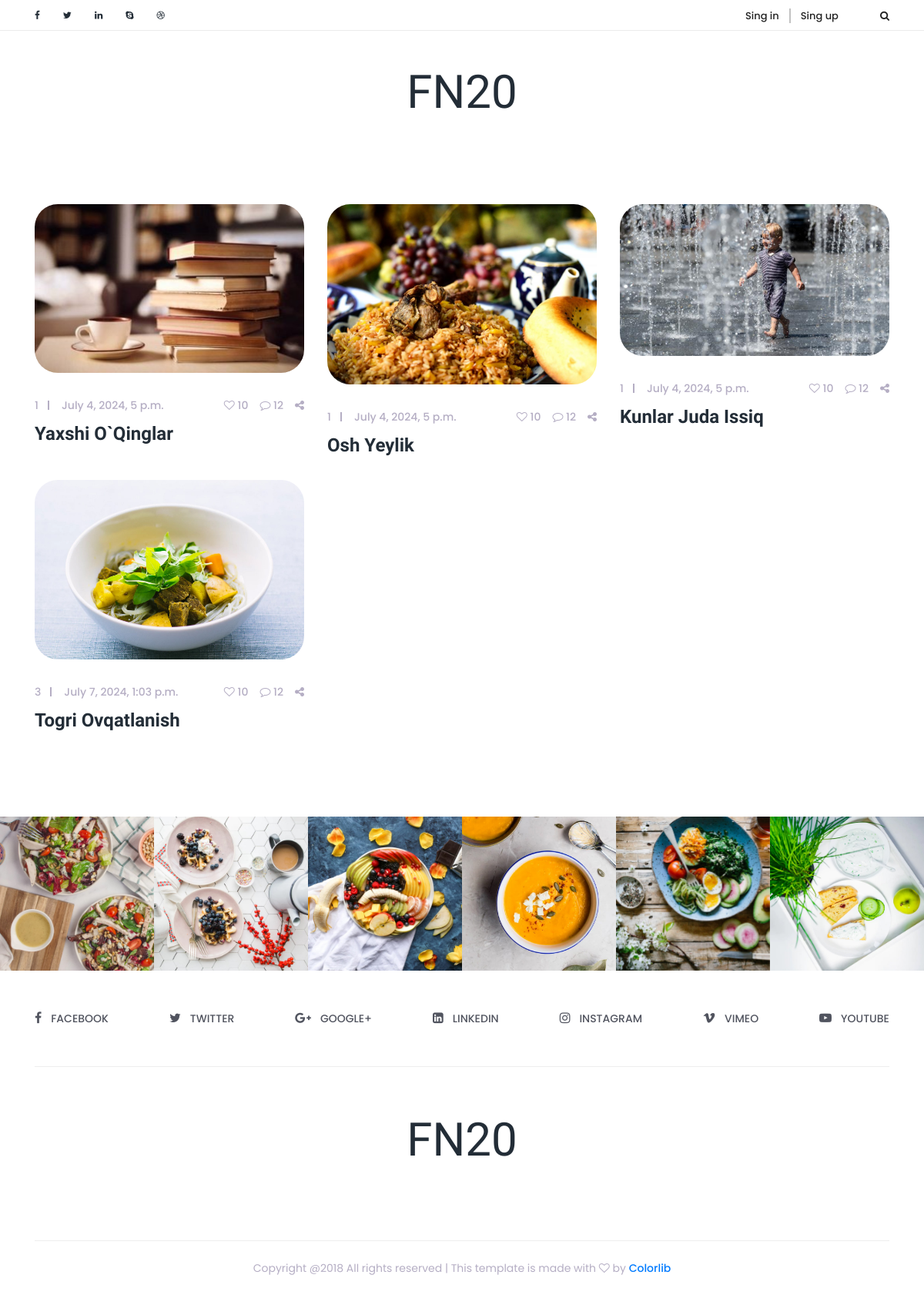
Before: / with the older database file.
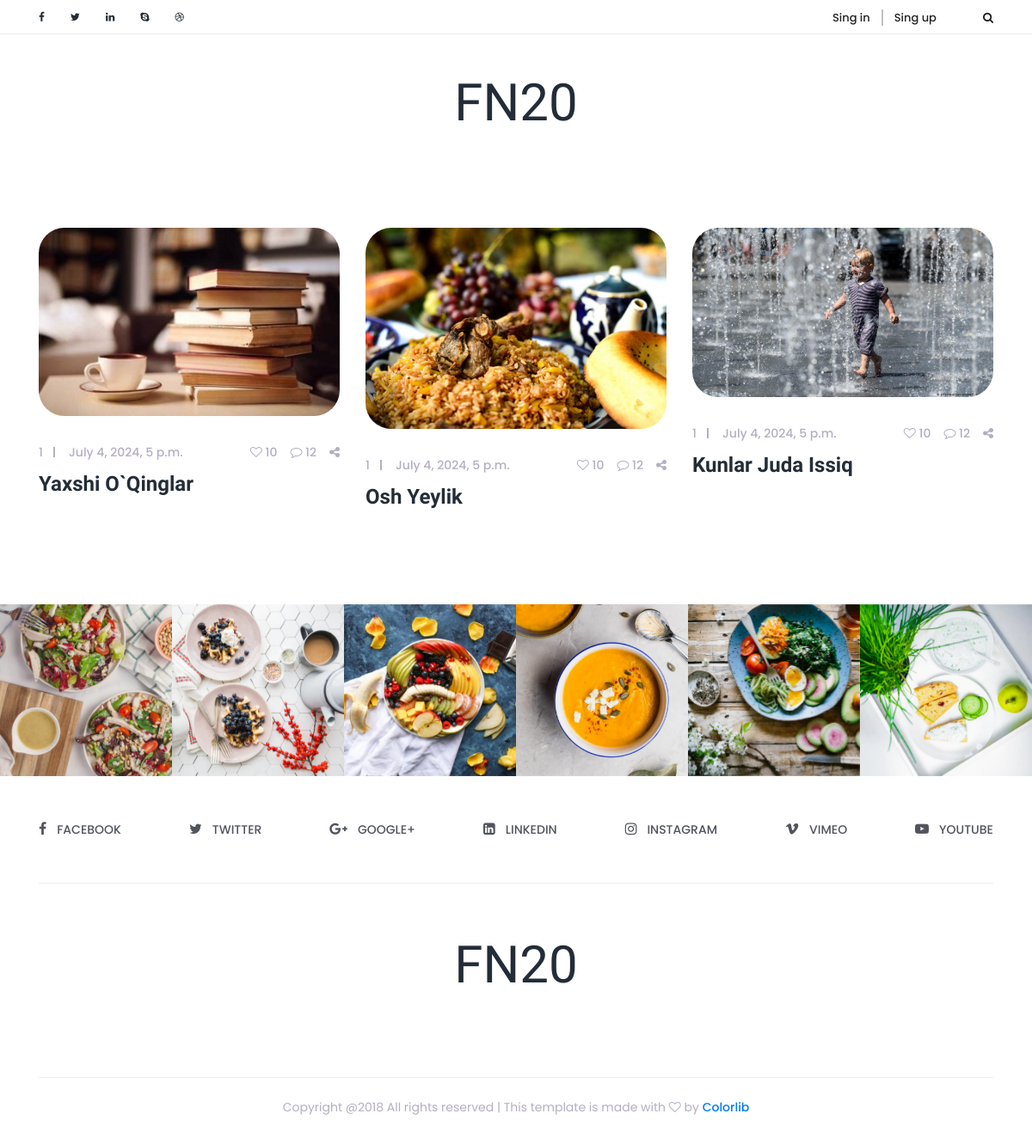
After: the same page with the newer database file.
### main/models.py (models this page shows, shortened)
class Blog(models.Model):
    author = models.ForeignKey(User, on_delete=models.CASCADE)
    title = models.CharField(max_length=255)
    body = models.TextField()
    create_at = models.DateTimeField(auto_now_add=True)
    @property
    def last_img(self):
        return BlogImg.objects.filter(blog__id = self.id).last().img

class BlogImg(models.Model):
    img = models.ImageField(upload_to='blog-img/')
    blog = models.ForeignKey(Blog, on_delete=models.CASCADE)

### main/views.py (the view)
# urls.py: path('', views.blogs, name='index'),
def blogs(request):
    posts = models.Blog.objects.all()
    context = {
        'posts':posts
    }
    return render(request, 'blogs.html', context)

### templates/blogs.html (shortened to what this page needs)
<!DOCTYPE html>
<html lang="en">
{% load static %}
<head>
    <link href="{% static 'style.css' %}" rel="stylesheet">
    <link href="{% static 'css/responsive/responsive.css' %}" rel="stylesheet">
</head>
<body>
    <div class="top_header_area">
        <div class="container">
            <div class="row">
                <div class="col-5 col-sm-6">
                    <div class="top_social_bar">
                        <a href="#"><i class="fa fa-facebook" aria-hidden="true"></i></a>
                        <a href="#"><i class="fa fa-twitter" aria-hidden="true"></i></a>
                        <a href="#"><i class="fa fa-linkedin" aria-hidden="true"></i></a>
                        <a href="#"><i class="fa fa-skype" aria-hidden="true"></i></a>
                        <a href="#"><i class="fa fa-dribbble" aria-hidden="true"></i></a>
                    </div>
                </div>
                <div class="col-7 col-sm-6">
                    <div class="signup-search-area d-flex align-items-center justify-content-end">
                        <div class="login_register_area d-flex">
                            <div class="login">
                                <a href="register.html">Sing in</a>
                            </div>
                            <div class="register">
                                <a href="register.html">Sing up</a>
                            </div>
                        </div>
                        <div class="search_button">
                            <a class="searchBtn" href="#"></a>
                        </div>
                    </div>
                </div>
            </div>
        </div>
    </div>
    <header class="header_area">
        <div class="container">
            <div class="row">
                <div class="col-12">
                    <div class="logo_area text-center">
                        <a href="#" class="yummy-logo">FN20</a>
                    </div>
                </div>
            </div>
        </div>
    </header>
    <section class="archive-area section_padding_80">
        <div class="container">
            <div class="row">
                {% for post in posts %}
                <div class="col-12 col-md-6 col-lg-4">
                    <div class="single-post wow fadeInUp" data-wow-delay="1.2s">
                        <div class="post-thumb">
                            <img src="{{post.last_img.url}}" alt="">
                        </div>
                        <div class="post-content">
                            <div class="post-meta d-flex">
                                <div class="post-author-date-area d-flex">
                                    <div class="post-author">
                                        <a href="#">{{post.author.username}}</a>
                                    </div>
                                    <div class="post-date">
                                        <a href="#">{{post.create_at}}</a>
                                    </div>
                                </div>
                                <div class="post-comment-share-area d-flex">
                                    <div class="post-favourite">
                                        <a href="#"><i class="fa fa-heart-o" aria-hidden="true"></i> 10</a>
                                    </div>
                                    <div class="post-comments">
                                        <a href="#"><i class="fa fa-comment-o" aria-hidden="true"></i> 12</a>
                                    </div>
                                    <div class="post-share">
                                        <a href="#"><i class="fa fa-share-alt" aria-hidden="true"></i></a>
                                    </div>
                                </div>
                            </div>
                            <a href="{% url 'blog_detail' post.id %}">
                                <h4 class="post-headline">{{post.title}}</h4>
                            </a>
                        </div>
                    </div>
                </div>
                {% endfor %}
            </div>
            </div>
    </section>
    <div class="instargram_area owl-carousel section_padding_100_0 clearfix" id="portfolio">
        <div class="instagram_gallery_item">
            <img src="img/instagram-img/1.jpg" alt="">
        </div>
        <div class="instagram_gallery_item">
            <img src="img/instagram-img/2.jpg" alt="">
        </div>
        <div class="instagram_gallery_item">
            <img src="img/instagram-img/3.jpg" alt="">
        </div>
        <div class="instagram_gallery_item">
            <img src="img/instagram-img/4.jpg" alt="">
        </div>
        <div class="instagram_gallery_item">
            <img src="img/instagram-img/5.jpg" alt="">
        </div>
        <div class="instagram_gallery_item">
            <img src="img/instagram-img/6.jpg" alt="">
        </div>
    </div>
    <div class="social_icon_area clearfix">
        <div class="container">
            <div class="row">
                <div class="col-12">
                    <div class="footer-social-area d-flex">
                        <div class="single-icon">
                            <a href="#"><i class="fa fa-facebook" aria-hidden="true"></i><span>facebook</span></a>
                        </div>
                        <div class="single-icon">
                            <a href="#"><i class="fa fa-twitter" aria-hidden="true"></i><span>Twitter</span></a>
                        </div>
                        <div class="single-icon">
                            <a href="#"><i class="fa fa-google-plus" aria-hidden="true"></i><span>GOOGLE+</span></a>
                        </div>
                        <div class="single-icon">
                            <a href="#"><i class="fa fa-linkedin-square" aria-hidden="true"></i><span>linkedin</span></a>
                        </div>
                        <div class="single-icon">
                            <a href="#"><i class="fa fa-instagram" aria-hidden="true"></i><span>Instagram</span></a>
                        </div>
                        <div class="single-icon">
                            <a href="#"><i class="fa fa-vimeo" aria-hidden="true"></i><span>VIMEO</span></a>
                        </div>
                        <div class="single-icon">
                            <a href="#"><i class="fa fa-youtube-play" aria-hidden="true"></i><span>YOUTUBE</span></a>
                        </div>
                    </div>
                </div>
            </div>
        </div>
    </div>
    <footer class="footer_area">
        <div class="container">
            <div class="row">
                <div class="col-12">
                    <div class="footer-content">
                        <div class="footer-logo-area text-center">
                            <a href="index.html" class="yummy-logo">FN20</a>
                        </div>
                    </div>
                </div>
            </div>
        </div>
        <div class="container">
            <div class="row">
                <div class="col-12">
                    <div class="copy_right_text text-center">
                        <p>Copyright @2018 All rights reserved | This template is made with <i class="fa fa-heart-o" aria-hidden="true"></i> by <a href="https://colorlib.com" target="_blank">Colorlib</a></p>
                    </div>
                </div>
            </div>
        </div>
    </footer>
</body>

### static/style.css (style rules this page uses)
* { margin: 0; padding: 0; }
body { font-family: 'Poppins', sans-serif; position: relative; z-index: auto; }
h1, h2, h3, h4, h5, h6 { font-family: 'Quicksand', sans-serif; font-weight: 700; color: #232d37; line-height: 1.25; }
p { color: #51545f; font-size: 16px; }
.section_padding_80 { margin-top: 80px; margin-bottom: 80px; }
img { max-width: 100%; }
a, a:hover, a:focus, a:active { text-decoration: none; -webkit-transition-duration: 500ms; transition-duration: 500ms; font-weight: 500; outline: none; }
.top_header_area { width: 100%; height: 40px; border-bottom: 1px solid #ebebeb; }
.top_header_area .top_social_bar { display: -webkit-box; display: -ms-flexbox; display: flex; height: 40px; -webkit-box-align: center; -ms-flex-align: center; align-items: center; }
.top_header_area .top_social_bar > a { font-size: 12px; color: #232d37; margin-right: 30px; }
.top_header_area .top_social_bar > a:last-of-type { margin-right: 0; }
.top_header_area .signup-search-area { height: 40px; position: relative; z-index: 3; }
.top_header_area .signup-search-area a { font-size: 13px; color: #222; }
.top_header_area .signup-search-area .login a { margin-right: 13px; border-right: 2px solid #c2c2c2; padding-right: 13px; }
.top_header_area .signup-search-area .search_button { margin-left: 54px; }
.logo_area .yummy-logo { font-family: 'Shadows Into Light Two', cursive; font-size: 60px; margin-bottom: 0; padding: 35px 0 20px 0; display: inline-block; color: #232d37; }
.post-thumb img { border-radius: 30px; margin-bottom: 30px; }
.post-meta { -webkit-box-align: center; -ms-flex-align: center; -ms-grid-row-align: center; align-items: center; -webkit-box-pack: justify; -ms-flex-pack: justify; justify-content: space-between; }
.post-author a, .post-date a, .post-favourite a, .post-comments a, .post-share a { color: #b5aec4; font-size: 14px; }
.post-favourite a, .post-comments a { margin-right: 15px; }
.post-author a { margin-right: 30px; position: relative; z-index: 1; }
.post-author a:after { width: 2px; height: 60%; content: ''; position: absolute; top: 20%; right: -14px; z-index: 2; background-color: #b5aec4; }
.single-post { margin-bottom: 30px; }
.single-post h2, .single-post h4 { margin: 10px 0; color: #232d37; -webkit-transition-duration: 500ms; transition-duration: 500ms; text-transform: capitalize; }
.instagram_gallery_item { position: relative; z-index: 1; }
.instagram_gallery_item img { -webkit-transition-duration: 500ms; transition-duration: 500ms; width: 100%; }
.instargram_area { position: relative; z-index: 1; }
.footer-social-area { border-bottom: 1px solid #eeeeee; padding: 50px 0; -webkit-box-pack: justify; -ms-flex-pack: justify; justify-content: space-between }
.single-icon > a { color: #51545f; font-size: 14px; font-weight: 500; text-transform: uppercase; }
.single-icon > a > i { font-size: 16px; padding-right: 12px; }
.footer-content { padding: 50px 0 65px 0; border-bottom: 1px solid #eeeeee; }
.footer-logo-area .yummy-logo { font-family: 'Shadows Into Light Two', cursive; font-size: 60px; margin-bottom: 0; padding: 0 0 20px 0; display: inline-block; color: #232d37; }
.copy_right_text { width: 100%; height: 70px; display: -webkit-box; display: -ms-flexbox; display: flex; -webkit-box-align: center; -ms-flex-align: center; align-items: center; -webkit-box-pack: center; -ms-flex-pack: center; justify-content: center }
.copy_right_text > p { font-size: 14px; color: #b5aec4; margin-bottom: 0; }

Changed rows visible on the page:
removed Blog: last_img (picture), author.username "3", create_at "July 7, 2024, 1:03 p.m.", title "Togri Ovqatlanish"
